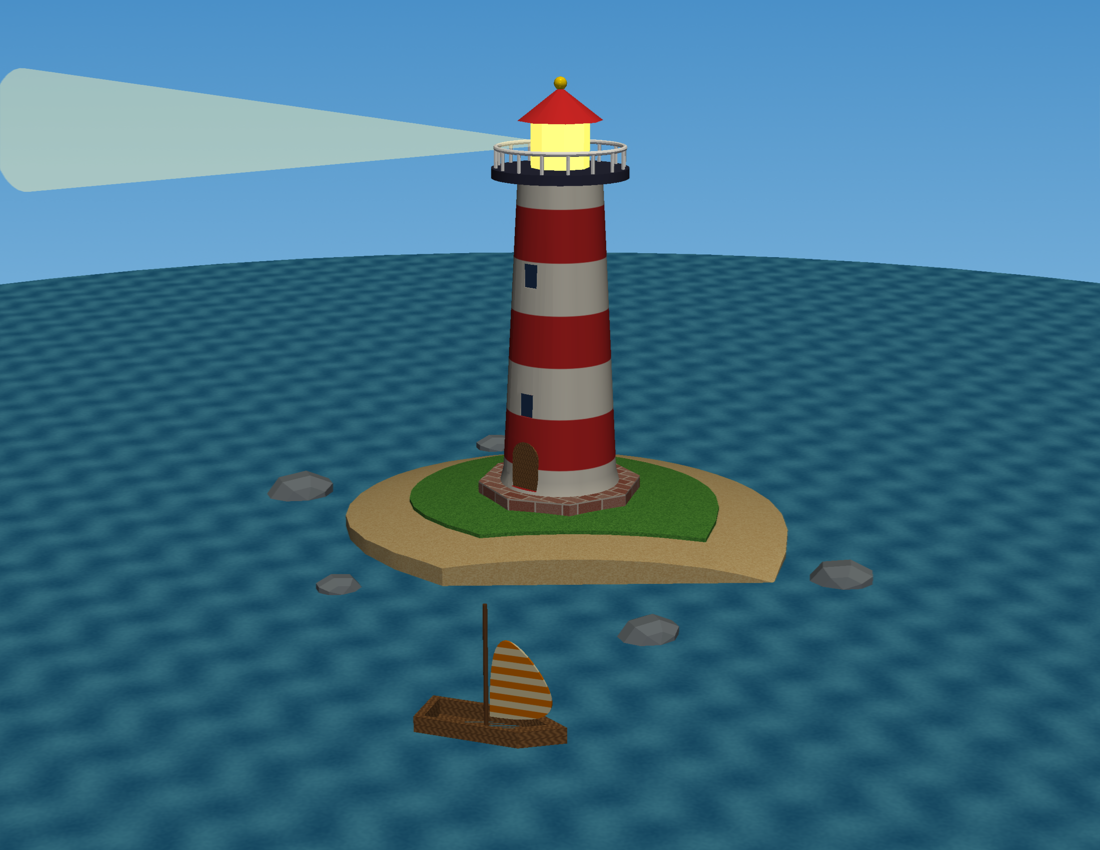

The script that drew this image:
"""A lighthouse on a little island - a colorful, textured tour of `csgpy`.

- primitives: `cylinder`, `cone`, `sphere`, `circle`, `rectangle`,
  `polygon`, `bezier`, `bspline`
- the fluent `path` builder: `.line`, `.arc`, `.close`
- 2D -> 3D: `.revolve` (tower), `.sweep` (railing), `.extrude` (almost
  everything else)
- booleans: `-` (door, windows, cockpit), `+` (railing posts, rocks),
  `&` (the island's domed shape)
- `.translate` / `.rotate` / `.scale`
- rendering with procedural textures (`Scene.add(..., texture=...)`):
  stripes, bricks, sand, grass, water ripples and wood planks - numpy
  arrays generated below instead of image files (see `castle.py` for PNGs).

Run it with `python examples/advanced/lighthouse.py` (needs `pip install
csgpy[pyvista]`); `lighthouse.png` alongside this file is what it renders.
"""

import math
from functools import reduce
from operator import add
from pathlib import Path

import numpy as np
from csgpy import bezier, bspline, circle, cone, cylinder, polygon, rectangle, sphere
from csgpy.path import path
from csgpy.pyvista import Scene

# -- Textures: tiny numpy images (height x width x RGB) that tile seamlessly --
rng = np.random.default_rng(7)
N = 128
Y, X = np.mgrid[0:N, 0:N] / N  # 0..1 across one tile


def rgb(hex_color):
    return np.array([int(hex_color[i : i + 2], 16) for i in (1, 3, 5)], dtype=float)


def paint(mix, dark, light):
    """Blend two colors by `mix` (0..1 per pixel) into a uint8 image."""
    mix = np.clip(mix, 0, 1)[..., None]
    return ((1 - mix) * rgb(dark) + mix * rgb(light)).astype(np.uint8)


def noise(amount):
    return rng.uniform(-amount, amount, (N, N))


stripes = paint(Y < 0.5, "#d62828", "#f8f4e8")  # red / white bands
sail = paint((Y * 3) % 1 < 0.5, "#f77f00", "#fff1c1")  # orange / cream bands
sand = paint(0.5 + noise(0.5), "#d9b26f", "#f3dca2")
grass = paint(0.5 + noise(0.5), "#3a7d2c", "#6fbf4a")
ripple = np.sin(2 * math.pi * (4 * X + 0.15 * np.sin(2 * math.pi * 3 * Y)))
ripple += 0.5 * np.sin(2 * math.pi * (2 * X - 5 * Y))  # integer frequencies tile
water = paint(0.45 + 0.2 * ripple + noise(0.08), "#1c6ea4", "#5fc0e8")
row = (Y * 4).astype(int)  # 4 brick rows, every other one offset by half
brick_mix = 0.6 + noise(0.25) + 0.2 * np.sin(row * 5 + ((X * 2 + row % 2 * 0.5) // 1) * 3)
mortar = ((Y * 4) % 1 < 0.1) | (((X * 2 + row % 2 * 0.5) % 1) < 0.05)
bricks = paint(np.where(mortar, 1.0, brick_mix * 0.7), "#8c2f1b", "#e0d6c8")
planks = paint(  # 4 planks with wavy grain
    0.55 + 0.3 * np.sin(2 * math.pi * (6 * X + 0.3 * np.sin(2 * math.pi * Y * 4)) + (Y * 4 // 1) * 2)
    - 0.5 * ((Y * 4) % 1 < 0.06),
    "#5c3a1e",
    "#b07a45",
)

# -- The sea and the island ------------------------------------------------
SEA = 4.0  # water level - high enough to hide the island's steep edge
sea = circle(260, segments=64).extrude(2).translate(0, 0, SEA - 2)

# A soft blob outline (a B-spline, closed because its last control point
# repeats the first), extruded up and intersected with a flattened sphere:
# a domed island.
outline = bspline(
    [(40, 0), (30, 30), (0, 38), (-32, 28), (-42, -5), (-20, -36), (15, -30), (40, 0)]
)
# (The sphere is sunk a little so its equator isn't flush with the
# extrusion's bottom face - coplanar faces are where booleans get fragile.)
dome = sphere(1, segments=48, stacks=24).scale(46, 46, 12).translate(0, 0, -2)
island = outline.extrude(20).translate(0, 0, -1) & dome
meadow = outline.scale(0.7).extrude(20).translate(0, 0, -1) & dome.translate(0, 0, 0.6)

rocks = reduce(add, (  # five low-poly pebbles, unioned into one solid
    sphere(r, segments=7, stacks=5).scale(1, 0.8, 0.6).rotate(0, 0, a * 57).translate(
        48 * math.cos(math.radians(a)), 42 * math.sin(math.radians(a)), SEA
    )
    for a, r in [(10, 5), (140, 4), (200, 6), (260, 3.5), (320, 4.5)]
))

# -- The lighthouse --------------------------------------------------------
plinth = cylinder(13, 4, segments=8).translate(0, 0, 8)
BASE = 12.0  # tower starts on top of the plinth

# Profile: x = distance from the axis, y = height. A slight flare at the
# foot, then a straight taper; revolve() spins it round the Y axis, and
# rotate(90, 0, 0) stands it up along Z.
tower = (
    path(0, 0).line(9.5, 0).line(9, 2).line(6.5, 48).line(0, 48).close()
    .build().revolve(360, segments=48).rotate(90, 0, 0).translate(0, 0, BASE)
)


def facing_out(sketch, depth, radius, z, turn=0.0):
    """Stand a 2D shape up on the tower's surface, facing outward: extrude
    it `depth` deep, tip it upright, push it out to `radius`, turn it round
    the tower."""
    return (
        sketch.extrude(depth)
        .rotate(90, 0, 0)
        .translate(0, -radius + depth / 2, z)
        .rotate(0, 0, turn)
    )


arch = path(-2.5, 0).line(2.5, 0).line(2.5, 5).arc(-2.5, 5, center=(0, 5)).close().build()
window = rectangle(2.4, 3.6).translate(-1.2, 0)
window_spots = [(24, 0), (34, 180), (44, 0), (52, 180)]  # (height, angle)

tower = tower - facing_out(arch, 6, 9.5, BASE + 0.5)
door = facing_out(arch, 1, 8.2, BASE + 0.5)
panes = []
for z, turn in window_spots:
    r = 9 - 2.5 * (z - BASE - 2) / 46  # the taper's radius at that height
    tower = tower - facing_out(window, 6, r, z, turn)
    panes.append(facing_out(window, 1, r - 0.8, z, turn))
glass = reduce(add, panes)

TOP = BASE + 48
deck = cylinder(10.5, 1.5, segments=48).translate(0, 0, TOP)

# Railing: a thin circle swept round a closed loop, plus 16 posts unioned in.
ring = [
    (9.8 * math.cos(t), 9.8 * math.sin(t), TOP + 4.5)
    for t in (i * 2 * math.pi / 48 for i in range(49))
]
railing = circle(0.35, segments=8).sweep(ring)
for i in range(16):
    t = i * 2 * math.pi / 16
    railing = railing + cylinder(0.3, 3, segments=6).translate(
        9.8 * math.cos(t), 9.8 * math.sin(t), TOP + 1.5
    )

lantern = cylinder(4.5, 7, segments=8).translate(0, 0, TOP + 1.5)
roof = cone(6.5, 5, segments=8).translate(0, 0, TOP + 8.5)
finial = sphere(1, segments=12, stacks=8).translate(0, 0, TOP + 14)

# A beam of light: a long cone tipped on its side, apex in the lantern.
beam = cone(10, 90).rotate(0, 90, 0).translate(-90, 0, TOP + 5).rotate(0, 0, 25)

# -- A little sailboat -----------------------------------------------------
hull_outline = polygon([(-8, -3), (5, -3), (10, 0), (5, 3), (-8, 3)])
hull = hull_outline.extrude(3) - hull_outline.scale(0.8).extrude(3).translate(-0.5, 0, 1)
mast = cylinder(0.3, 16, segments=8).translate(0, 0, 1)
# A closed bezier (first control point == last) makes a curved sail shape;
# it's drawn in XY, so tip it upright into the XZ plane.
sail_shape = bezier([(0, 0), (16, 0), (4, 6), (0, 20), (0, 0)], segments=40)
sail_cloth = sail_shape.extrude(0.3).rotate(90, 0, 0).translate(0.5, 0.15, 3)
hull, mast, sail_cloth = (
    part.rotate(0, 0, 20).translate(38, -62, SEA - 1) for part in (hull, mast, sail_cloth)
)

# -- Render: flat colors where that reads best, textures everywhere else ------
scene = Scene(background=("#bfe3f5", "#4a90c8"), size=(1100, 850))
scene.add(sea, texture=water, texture_scale=40)
scene.add(island, texture=sand, texture_scale=15)
scene.add(meadow, texture=grass, texture_scale=15)
scene.add(rocks, "#6c757d", smooth=False)  # low-poly on purpose
scene.add(plinth, texture=bricks, texture_scale=8)
scene.add(tower, texture=stripes, mapping="cylinder", texture_scale=16)
scene.add(door, texture=planks, texture_scale=3)
scene.add(glass, "#1d3557")
scene.add(deck, "#2b2d42")
scene.add(railing, "white")
scene.add(lantern, "#ffe066", ambient=0.7)  # a glowing lamp
scene.add(roof, "#d62828")
scene.add(finial, "gold", specular=0.8)
scene.add(beam, "#fff3b0", opacity=0.25, lighting=False)
scene.add(hull, texture=planks, texture_scale=4)
scene.add(mast, "#5c3a1e")
scene.add(sail_cloth, texture=sail, texture_scale=5)
scene.show(
    camera=[(150, -190, 90), (10, -15, 26), (0, 0, 1)],
    screenshot=Path(__file__).with_name("lighthouse.png"),
)
